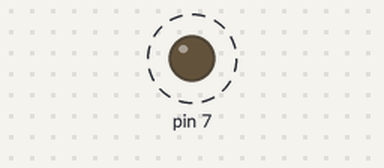
A sketch run on a simulated Arduino Uno, built with avr-gcc and run on an emulated ATmega328P. Shown: output pins drawn as LEDs (lit = HIGH). Dashed ring = blinking. Random numbers use the default seed unless the sketch sets one.

Above: at 0.43 s.
Timing chart, 0 to 3.0 s (numbered marks = the images above):
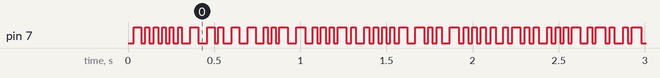

The sketch:

Manchester_project2_transmitter.ino
```cpp
char input[] ="Just close your eyes, ramazanhcamizqwerty  dididasena"; //user can enter characters
int datasize = sizeof(input);

uint8_t manch[(((sizeof(input)-1)*7) +2+14)*2];  //size of manchestor code
int lim =0;

int i;
int c;
int z;
int k;
int j;

int ledState = LOW;             // ledState used to set the LED
int rnd_interval;               //variable to be used for tolerance tests
//// Generally, you should use "unsigned long" for variables that hold time
//// The value will quickly become too large for an int to store
unsigned long previousMillis = 0;        // will store last time LED was updated
//
//// constants won't change:
const long interval = 50;     // one period is set as 50ms


int tr_ct = 0;  //counter


int sensorValue = 0;
void setup() {
  // put your setup code here, to run once:
char a;
int b;
uint8_t bin[(sizeof(input)-1)*7];
uint8_t bin_s[((sizeof(input)-1)*7) +2+14];
uint8_t STR[] = {0,0,0,0,0,1,0};
uint8_t ENDTR[] = {0,0,0,0,1,0,0};

  //////////////

  //take the data bits
for (i = 0; i < datasize - 1; i++) {

    a = input[i];
    b=a;
    int num = b;

//decimal to 7-bit binary conversion
   for (z=6 ; z>=0 ; z--){
    bin[z+i*7]=num%2;
    num=num/2;

   }

}
//pilot code for the beginning
bin_s[0]=1;
bin_s[1]=0;

//detection for the beginning
for(i=0;i<7;i++){
  bin_s[i+2] = STR[i];
}

//actual data
for(i=0;i<sizeof(bin);i++){
bin_s[i+9] = bin[i];
}


//detection for the end
for(i=0;i<7;i++){
  bin_s[i+9+sizeof(bin)] = ENDTR[i];
}

//for(c=0;c<sizeof(bin_s);c++){
//Serial.print(bin_s[c]);
//}


//converting every bit  to 2 bit according to Manchestor coding
  for( j=0;j < sizeof(bin_s); j++){
if(bin_s[j]==1){
  manch[2*j]=0;
  manch[2*j+1]=1;
}
else if (bin_s[j]==0){

  manch[2*j]=1;
  manch[2*j+1]=0;
}
//Serial.println(j);

}

lim = sizeof(manch) ; //putting a limit so that after transmission there will be no blinking

  pinMode(7, OUTPUT);
Serial.begin(9600); // serial communication hizini belirleme
}

void loop() {
//Blinking LED
unsigned long currentMillis = millis();

  if (currentMillis - previousMillis >= rnd_interval/2)  {
     rnd_interval = interval+random(-8,9); //randomness for test case
    // save the last time you blinked the LED
    previousMillis = currentMillis;
    if(tr_ct<lim){
    // if the LED is off turn it on and vice-versa:

    //if bit is 1 which means led is on and vice versa
    if (manch[tr_ct]==1) {
      ledState = HIGH;
    } else if (manch[tr_ct]==0) {
      ledState = LOW;
    }
    tr_ct++;
    }
    if(tr_ct > 999999){ //to avoid overflow
        //Serial.println(tr_ct);
        tr_ct = 0;
    }


    // set the LED with the ledState of the variable:
    digitalWrite(7, ledState);
  }


//
//  // put your main code here, to run repeatedly:
//sensorValue = analogRead(0); // A0 portundan sample alma
//sensorValue = sensorValue / 4;
//Serial.write(sensorValue); // serial port'tan PC'ye yollama
////Serial.println(sensorValue);

}
```

Measured:
- by itself, pin 7: alternates HIGH for 0.03 s and LOW for 0.03 s, 596 changes in all, then stays LOW
